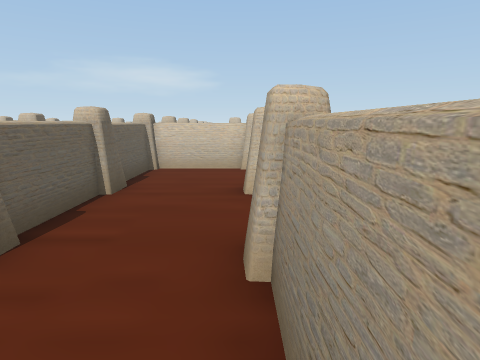
View 1 (above)

24 first-person views from a walk through a scene from a Unity 3-D project. The camera is 1.4 m above the floor, tilts 10° down and sees 75° across. The floor is counted in squares, 1 m on a side. Each view is taken from the middle of a square. On the plan, view 1 faces up. The plan holds only what a view shows up to about 14 squares ahead; the rest is blank. The place goes on beyond the plan. Some animated figures are not drawn.

View 2
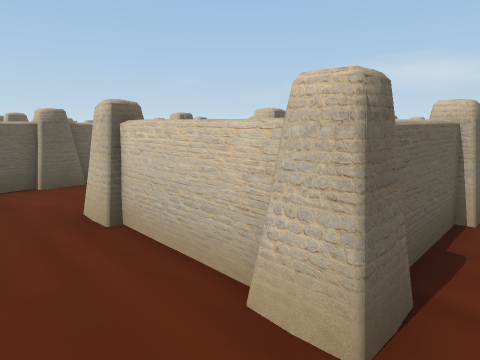

View 3
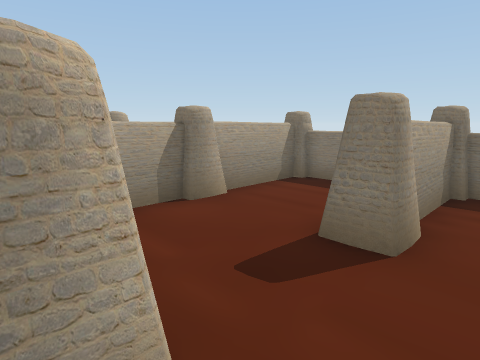

View 4
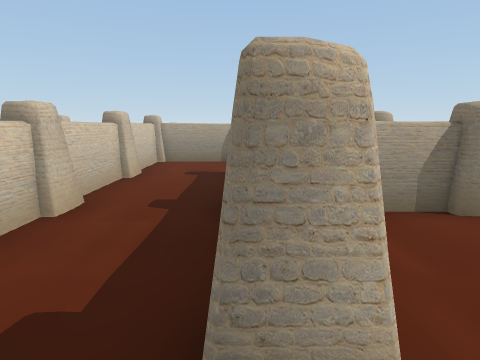

View 5
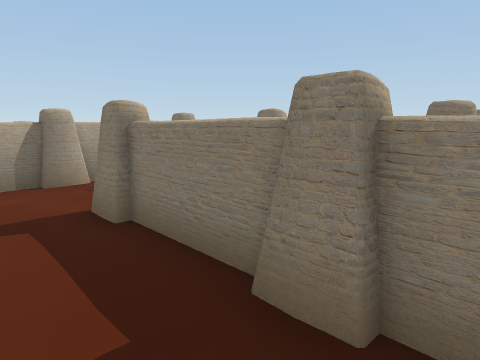

View 6
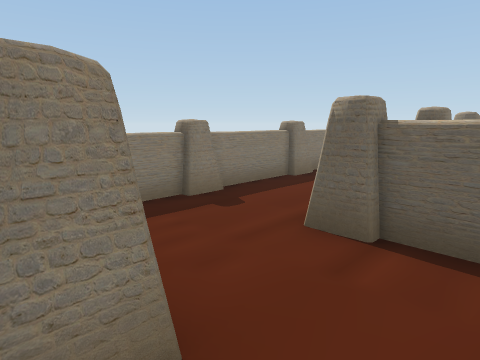

View 7
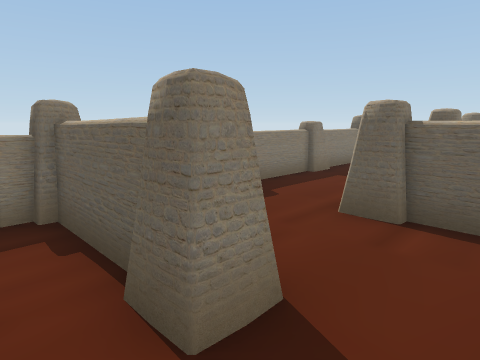

View 8
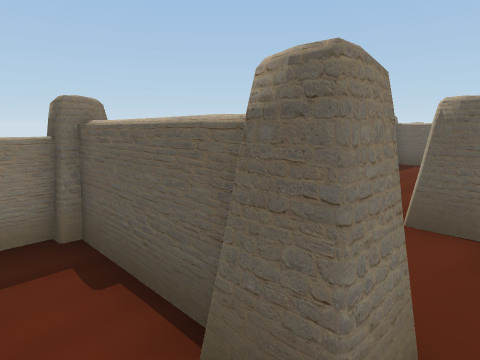

View 9
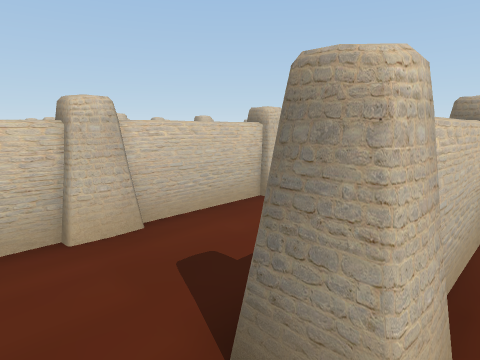

View 10
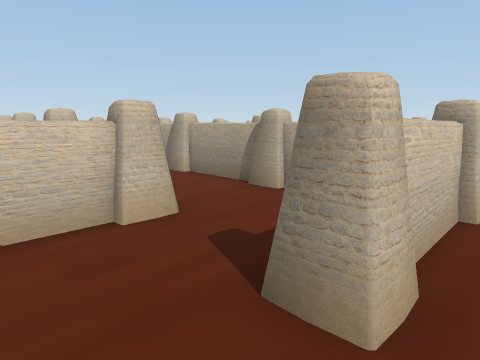

View 11
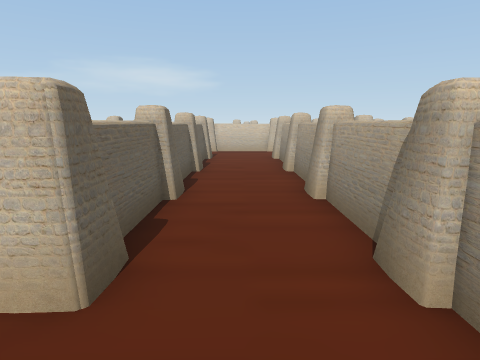

View 12
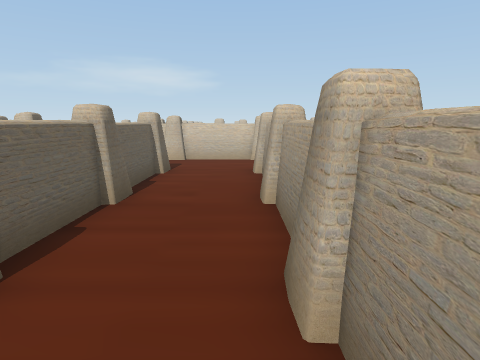

View 13
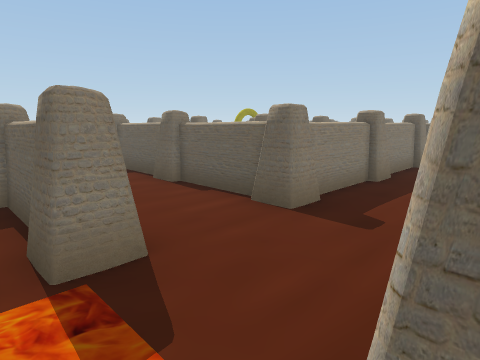

View 14
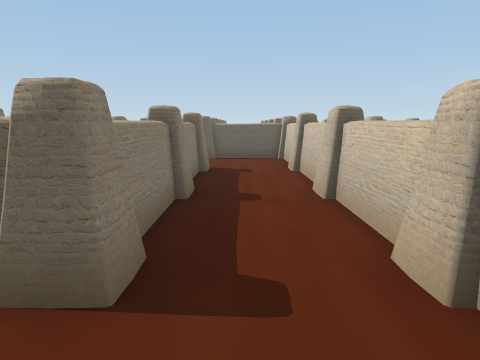

View 15
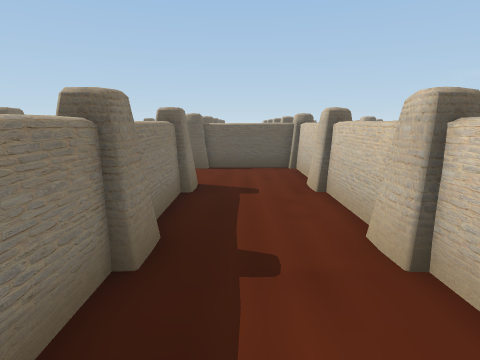

View 16
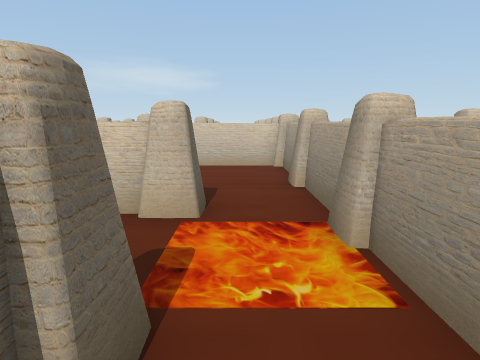

View 17
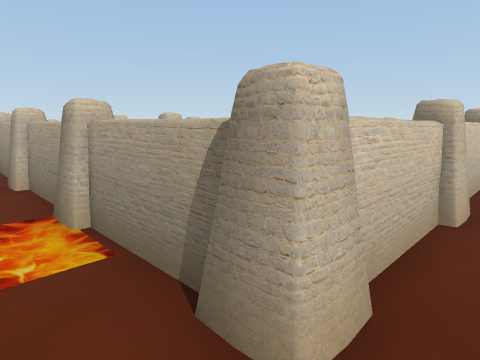

View 18
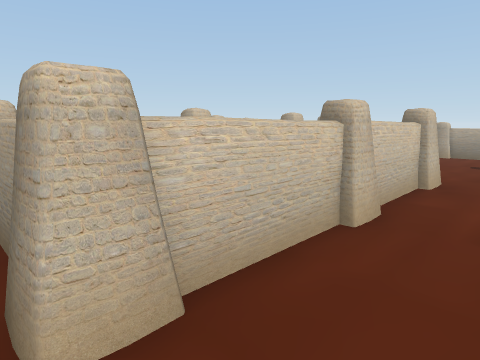

View 19
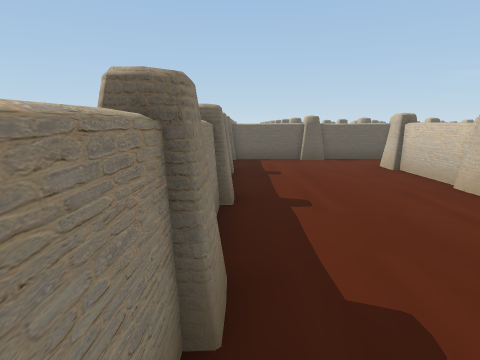

View 20
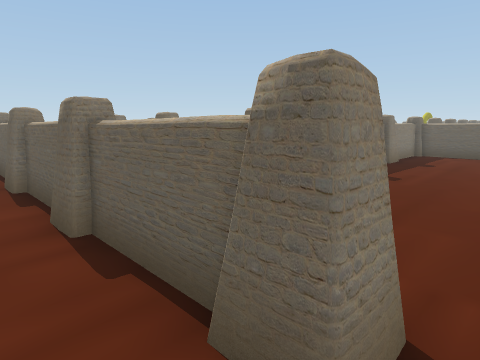

View 21
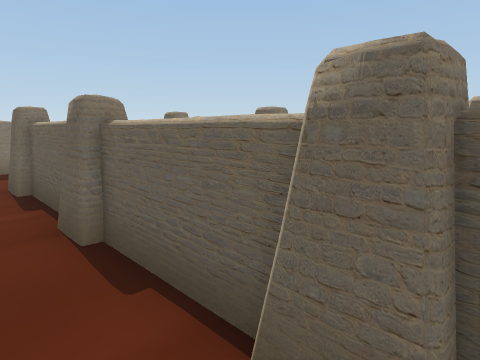

View 22
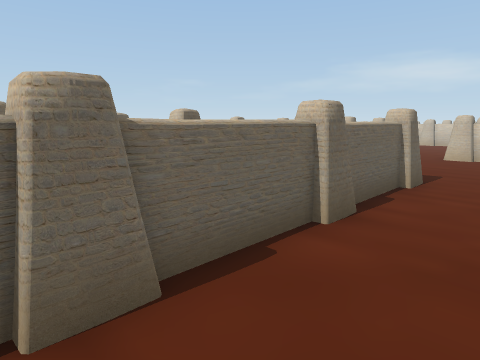

View 23
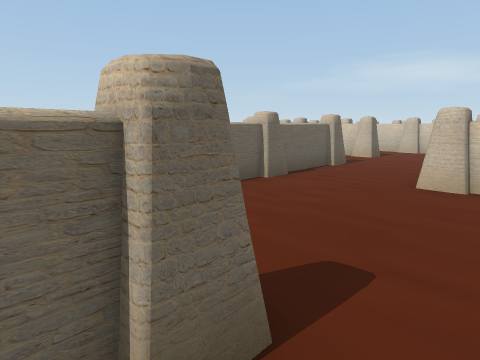

View 24
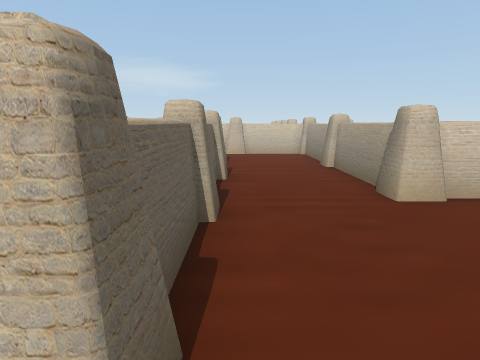

### Floor plan
Key: @ floor where view 1 was taken; # wall or solid block; . floor; = window, fence, low wall or low ledge; ^ raised ledge.
Columns run from 18 left of view 1 to 15 right of it. Each row starts with its distance up from view 1.
 23                ...#  ##  #...^
 22                ...#      #...^
 21  #^^#^^^#^^#^^^#..#      #...##^
 20 ^.................#  ##  #.....
 19 ^=................#      #.....
 18 ##................#      #.....  #
 17 ##  ########...#..#      #.......=
 16            #...^..########.......=
 15            #...#................
 14        ^#  #...#.............#..
 13            #...^...........  #..
 12            #...#...........  #..
 11            #...#.............#..
 10            #...########^^^#^^#...
  9            #...^.............#...
  8            #...#.............#...
  7         ####...#...########..#..
  6         #......^......#     .^. .
  5         #..... ^......#      #.
  4         #..... #......#      #.
  3         #..#^^^#...#..#      #.
  2         #..........#..#       .
  1         #..........#..#       .
  0         #.........@#..#      ..
 -1         #==#===#= ## =#      #

Where each view was taken, in squares from view 1:
view 1: 0 up, 0 right, facing up
view 2: 1 up, 2 left, facing up-left
view 3: 7 up, 1 left, facing down-right
view 4: 7 up, 1 left, facing right
view 5: 9 up, 3 right, facing down-right
view 6: 5 up, 1 right, facing down-left
view 7: 5 up, 2 right, facing down-left
view 8: 4 up, 2 right, facing down-left
view 9: 6 up, 1 left, facing up-right
view 10: 2 up, 9 left, facing up-right
view 11: 4 up, 5 left, facing up
view 12: 8 up, 4 left, facing up
view 13: 21 up, 2 left, facing down-left
view 14: 19 up, 4 left, facing left
view 15: 19 up, 7 left, facing left
view 16: 16 up, 2 left, facing up
view 17: 15 up, 2 left, facing up-right
view 18: 14 up, 1 left, facing up-right
view 19: 11 up, 10 right, facing left
view 20: 15 up, 13 right, facing down-left
view 21: 11 up, 13 right, facing down-left
view 22: 6 up, 14 right, facing up-left
view 23: 13 up, 13 right, facing up-left
view 24: 15 up, 8 right, facing up
